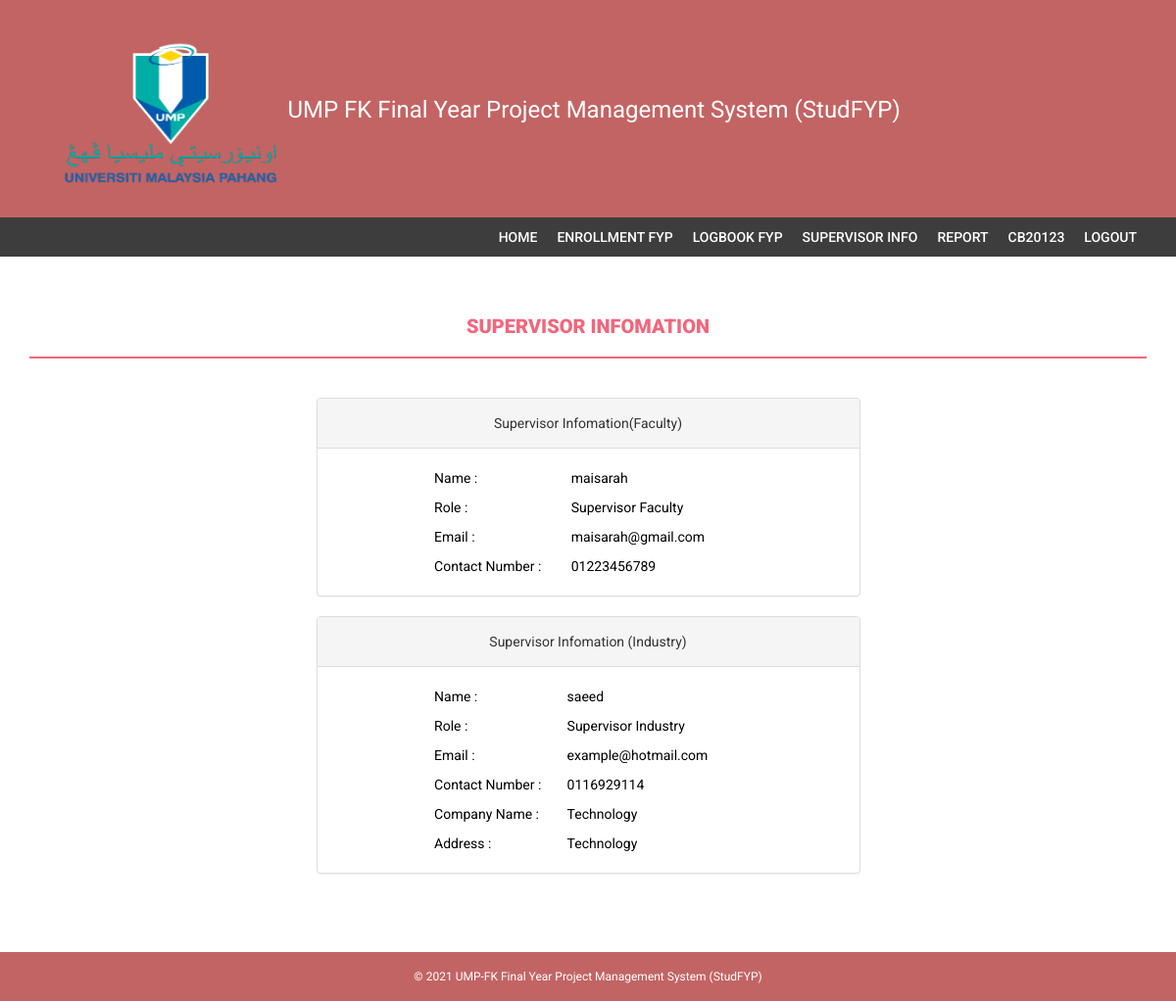
The page /student/svInfo.php (signed in) on the database its author committed.
### tables this page shows
CREATE TABLE `lecturer` (
  `lecturer_ID` varchar(10) NOT NULL,
  `lecturer_name` varchar(100) NOT NULL,
  `lecturer_Email` varchar(100) NOT NULL,
  `lecturer_Phone` varchar(11) NOT NULL,
  `lecturer_type` varchar(20) NOT NULL,
  `progress_status` varchar(20) NOT NULL,
  `logbook_id` int(10) NOT NULL,
  `User_ID` int(11) NOT NULL,
  `student_id` varchar(10) NOT NULL,
  `rubric_ID` int(10) NOT NULL,
  `assignation_id` int(11) NOT NULL
);

CREATE TABLE `industry` (
  `industry_ID` varchar(10) NOT NULL,
  `industry_email` varchar(20) NOT NULL,
  `industry_phone` varchar(11) NOT NULL,
  `industry_representative` varchar(50) NOT NULL,
  `industry_company` varchar(50) NOT NULL,
  `industry_address` varchar(50) NOT NULL,
  `progress_status` varchar(10) NOT NULL,
  `rubric_ID` int(10) NOT NULL,
  `student_id` varchar(30) NOT NULL,
  `USER_ID` int(10) NOT NULL,
  `logbook_id` int(10) NOT NULL
);

### student/svInfo.php (the view, shortened to what this page needs)
<?php
if(isset($_SESSION['User'])){
    $User = $_SESSION['User'];
}else{
    header("location:/studfyp/login.php");
}
?>
<!DOCTYPE html>
<html xmlns="http://www.w3.org/1999/xhtml">
    <head>
        <link href="assets/css/bootstrap.css" rel="stylesheet" />
        <link href="assets/css/font-awesome.css" rel="stylesheet" />
        <link href="assets/css/style.css" rel="stylesheet" />
    </head>
    <body>
        <?php include('includes/header.php');?>
        <?php include('includes/menubar.php');?>
        <div class="content-wrapper">
            <div class="container">
                <div class="row">
                    <div class="col-md-12"><h1 class="page-head-line">Supervisor Infomation</h1></div>
                </div>
                <div class="row" >
                    <div class="col-md-3"></div>
                    <div class="col-md-6">
                        <div class="panel panel-default">
                            <div class="panel-heading"><center>Supervisor Infomation(Faculty)</center></div>
                            <font color="black" align="left">
                            <div class="panel-body">
                                <form name="frmSvInfo" method="post" enctype="multipart/form-data">
                                    <table align="center" width="60%">
                                        <?php
                                        include ('includes/config.php');
                                        $records = mysqli_query($bd,"SELECT lecturer_name,lecturer_Email,lecturer_Phone FROM lecturer WHERE student_id='$User' AND lecturer_type='Supervisor' AND lecturer_type='supervisor'");
                                        while ($data = mysqli_fetch_array($records))
                                        {
                                        ?>
                                        <tr>
                                            <td> Name : </td>
                                            <td><?php echo $data['lecturer_name']; ?></td>
                                        </tr>
                                        <tr>
                                            <td>Role : </td>
                                            <td>Supervisor Faculty</td>
                                        </tr>
                                        <tr>
                                            <td>Email : </td>
                                            <td><?php echo $data['lecturer_Email']; ?></td>
                                        </tr>
                                        <tr>
                                            <td>Contact Number : </td>
                                            <td><?php echo $data['lecturer_Phone']; ?></td>
                                        </tr>
                                        <?php
                                        }
                                        ?>
                                    </table>
                                </form>
                            </div>
                        </div>
                    </div>
                </div>
                <div class="row" >
                    <div class="col-md-3"></div>
                    <div class="col-md-6">
                        <div class="panel panel-default">
                            <div class="panel-heading"><center>Supervisor Infomation (Industry)</center></div>
                            <font color="black" align="left">
                            <div class="panel-body">
                                <form name="frmSvInfo" method="post" enctype="multipart/form-data">
                                    <table align="center" width="60%">
                                        <?php
                                        include ('includes/config.php');
                                        $records = mysqli_query($bd,"SELECT industry_email,industry_phone,industry_representative,industry_company,industry_company FROM industry WHERE student_id='$User'");
                                        while ($data = mysqli_fetch_array($records))
                                        {
                                        ?>
                                        <tr>
                                            <td> Name : </td>
                                            <td><?php echo $data['industry_representative']; ?></td>
                                        </tr>
                                        <tr>
                                            <td>Role : </td>
                                            <td>Supervisor Industry</td>
                                        </tr>
                                        <tr>
                                            <td>Email : </td>
                                            <td><?php echo $data['industry_email']; ?></td>
                                        </tr>
                                        <tr>
                                            <td>Contact Number : </td>
                                            <td><?php echo $data['industry_phone']; ?></td>
                                        </tr>
                                        <tr>
                                            <td>Company Name : </td>
                                            <td><?php echo $data['industry_company']; ?></td>
                                        </tr>
                                        <tr>
                                            <td>Address : </td>
                                            <td><?php echo $data['industry_company']; ?></td>
                                        </tr>
                                        <?php
                                        }
                                        ?>
                                    </table>
                                </form>
                            </div>
                        </div>
                    </div>
                </div>
            </div>
        </div>
        <?php include('includes/footer.php');?>
    </body>
</html>

### student/assets/css/style.css (style rules this page uses)
body { font-family: 'Roboto', sans-serif; line-height: 30px; }
.content-wrapper { margin-top: 40px; min-height: 600px; padding-bottom: 60px; }
.page-head-line { font-weight: 900; padding-bottom: 20px; border-bottom: 2px solid #F0677C; text-transform: uppercase; color: #F0677C; font-size: 20px; margin-bottom: 40px; }

### student/includes/footer.php (style rules this page uses)
.col-md-12 { text-align: center; }

### rows shown on the page
lecturer: lecturer_name "maisarah", lecturer_Email "maisarah@gmail.com", lecturer_Phone "01223456789"
industry: industry_representative "saeed", industry_email "example@hotmail.com", industry_phone "0116929114", industry_company "Technology"

### other values the page prints
$User "CB20123"
